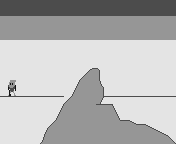

This is a level from a 2D game, rendered from its Tiled map with the project's own tilesets. A one-line summary and the complete map file follow:
An orthogonal 22x18 tile map with 8x8 px tiles, 1 tile layer (terrain), 1 hidden layer not drawn, 2 tilesets and 6 objects (heightmap_contour).

<map version="1.10" tiledversion="1.10.2" orientation="orthogonal" renderorder="right-down" width="22" height="18" tilewidth="8" tileheight="8" infinite="0" nextlayerid="7" nextobjectid="9">
 <tileset firstgid="1" source="terrain.tsx" />
 <tileset firstgid="129" source="buildings.tsx" />
 <layer id="1" name="bg" width="22" height="18" visible="0">
  <data encoding="csv">
126,126,126,126,126,126,126,126,126,126,126,126,126,126,126,126,126,126,126,126,126,126,
126,126,126,126,126,126,126,126,126,126,126,126,126,126,126,126,126,126,126,126,126,126,
127,127,127,127,127,127,127,127,127,127,127,127,127,127,127,127,127,127,127,127,127,127,
127,127,127,127,127,127,127,127,127,127,127,127,127,127,127,127,127,127,127,127,127,127,
127,127,127,127,127,127,127,127,127,127,127,127,127,127,127,127,127,127,127,127,127,127,
128,128,128,128,128,128,128,128,128,128,128,128,128,128,128,128,128,128,128,128,128,128,
128,128,128,128,128,128,128,128,128,128,128,128,128,128,128,128,128,128,128,128,128,128,
128,128,128,128,128,128,128,128,128,128,128,128,128,128,128,128,128,128,128,128,128,128,
128,128,128,128,128,128,128,128,128,128,128,128,128,128,128,128,128,128,128,128,128,128,
128,128,128,128,128,128,128,128,128,128,128,128,128,128,128,128,128,128,128,128,128,128,
128,69,128,128,128,128,128,128,128,128,128,128,128,128,128,128,128,128,128,128,128,128,
128,85,128,128,128,128,128,128,128,128,128,128,128,128,128,128,128,128,128,128,128,128,
66,66,66,66,65,66,66,66,66,66,65,66,65,65,66,66,66,66,66,66,66,66,
128,128,128,128,128,128,128,128,128,128,128,128,128,128,128,128,128,128,128,128,128,128,
128,128,128,128,128,128,128,128,128,128,128,128,128,128,128,128,128,128,128,128,128,128,
128,128,128,128,128,128,128,128,128,128,128,128,128,128,128,128,128,128,128,128,128,128,
128,128,128,128,128,128,128,128,128,128,128,128,128,128,128,128,128,128,128,128,128,128,
128,128,128,128,128,128,128,128,128,128,128,128,128,128,128,128,128,128,128,128,128,128
</data>
 </layer>
 <layer id="2" name="terrain" class="bg" width="22" height="18">
  <data encoding="csv">
126,126,126,126,126,126,126,126,126,126,126,126,126,126,126,126,126,126,126,126,126,126,
126,126,126,126,126,126,126,126,126,126,126,126,126,126,126,126,126,126,126,126,126,126,
127,127,127,127,127,127,127,127,127,127,127,127,127,127,127,127,127,127,127,127,127,127,
127,127,127,127,127,127,127,127,127,127,127,127,127,127,127,127,127,127,127,127,127,127,
127,127,127,127,127,127,127,127,127,127,127,127,127,127,127,127,127,127,127,127,127,127,
128,128,128,128,128,128,128,128,128,128,128,128,128,128,128,128,128,128,128,128,128,128,
128,128,128,128,128,128,128,128,128,128,128,128,128,128,128,128,128,128,128,128,128,128,
128,128,128,128,128,128,128,128,128,128,128,128,128,128,128,128,128,128,128,128,128,128,
128,128,128,128,128,128,128,128,128,128,128,75,16,128,128,128,128,128,128,128,128,128,
128,128,128,128,128,128,128,128,128,128,6,127,11,128,128,128,128,128,128,128,128,128,
128,69,128,128,128,128,128,128,128,9,127,127,61,128,128,128,128,128,128,128,128,128,
128,85,128,128,128,128,128,128,128,25,127,127,27,128,128,128,128,128,128,128,128,128,
82,82,82,82,82,82,82,82,6,127,127,127,13,82,82,82,82,82,82,82,82,82,
128,128,128,128,128,128,128,9,127,127,127,127,3,3,12,128,128,128,128,128,128,128,
128,128,128,128,128,128,128,25,127,127,127,127,127,127,28,128,128,128,128,128,128,128,
128,128,128,128,128,128,6,127,127,127,127,127,127,127,127,3,4,14,5,128,128,128,
128,128,128,128,128,9,127,127,127,127,127,127,127,127,127,127,127,127,127,4,5,128,
128,128,128,128,128,58,127,127,127,127,127,127,127,127,127,127,127,127,127,127,127,7
</data>
 </layer>
 <objectgroup color="#d8577e" id="4" name="collision">
  <object id="5" type="heightmap_contour" x="0" y="128">
   <polyline points="-16,37 40,24 40,16 44,8 48,-1 56,-9 64,-25 72,-33 76,-41 80,-48 88,-57 93,-60 98,-60 100,-57 100,-48 103,-41 105,-24 110,-24 113,-22 120,-8 126,-8 130,-7 136,-4 142,-4 146,-3 168,8 176,14" />
  </object>
 </objectgroup>
 <objectgroup id="5" name="obj">
  <object id="6" template="tx/tee_off.tx" x="12" y="96" />
 </objectgroup>
 <objectgroup id="3" name="things">
  <object id="1" gid="2147483780" x="92" y="69" width="8" height="8" />
  <object id="2" gid="2147483780" x="106" y="104" width="8" height="8" />
  <object id="3" gid="129" x="119" y="120" width="8" height="8" />
  <object id="4" gid="129" x="139" y="124" width="8" height="8" />
 </objectgroup>
</map>
